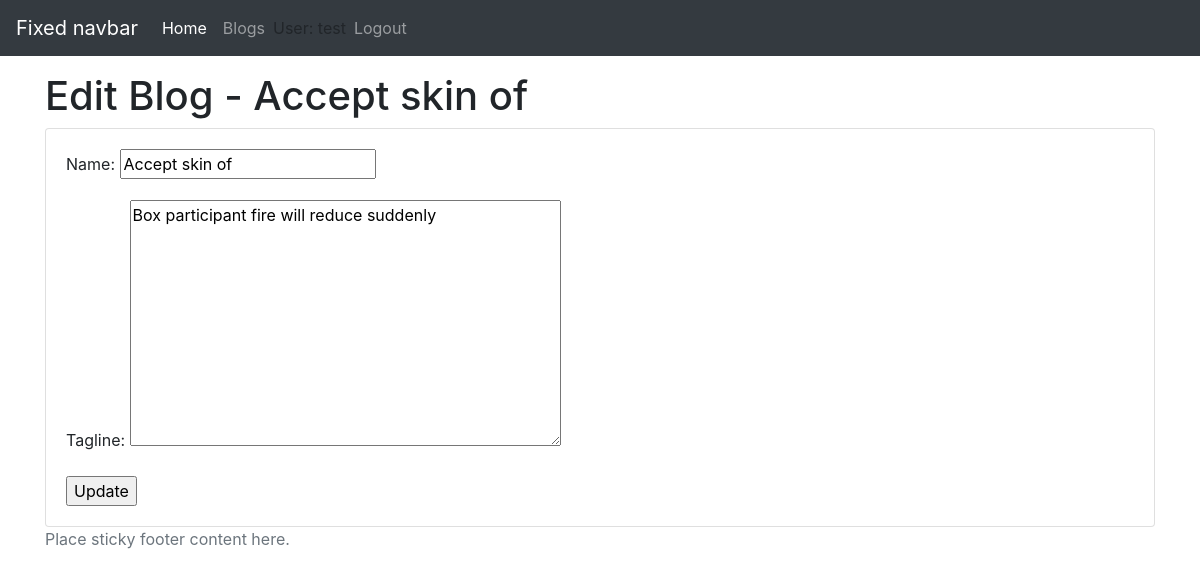
The page /blog/edit/40 (signed in) on the database its author committed.
### blog/models.py (models this page shows, shortened)
class Blog(models.Model):
    name = models.CharField(max_length=100)
    tagline = models.TextField()
    class Meta:
        ordering = ["name"]

### blog/views.py (the view)
# urls.py: path("edit/<int:pk>", BlogUpdateView.as_view(), name="blog_update"),
class BlogUpdateView(PermissionRequiredMixin, UpdateView):
    permission_required = ("blog.change_blog",)
    template_name = "blog/blog_update_details.html.j2"
    model = Blog
    fields = ["name", "tagline"]

### templates/blog/blog_update_details.html.j2 (shortened to what this page needs)
{% extends "base.html.j2" %}
{% block content %}
  <div class="row mt-5 pt-4">
    <div class="col-sm">
      <h1>Edit Blog - {{ blog.name }}</h1>
    </div>
  </div>
  <div class="row">
    <div class="col-sm">
      <div class="card">
        <div class="card-body">
          <form method="post">
            {{ form.as_p }}
            <input type="submit" value="Update">
          </form>
        </div>
      </div>
    </div>
  </div>
{% endblock %}

### templates/base.html.j2 (shortened to what this page needs)
<!doctype html>
<html lang="en">
  <head>
    <link rel="stylesheet" href="https://maxcdn.bootstrapcdn.com/bootstrap/4.0.0/css/bootstrap.min.css">
  </head>
  <body>
    <header>
      <nav class="navbar navbar-expand-md navbar-dark fixed-top bg-dark">
        <a class="navbar-brand" href="#">Fixed navbar</a>
        <div class="collapse navbar-collapse" id="navbarCollapse">
          <ul class="navbar-nav mr-auto">
            <li class="nav-item active">
              <a class="nav-link" href="/blog/">Home <span class="sr-only">(current)</span></a>
            </li>
            <li class="nav-item">
              <a class="nav-link" href="/blog/">Blogs</a>
            </li>
            {% if user.is_authenticated %}
            <li class="nav-text my-2">
              User: {{ user.get_username }}
            </li>
            <a class="nav-link" href="{% url 'logout'%}?next={{request.path}}">Logout</a>
            {% else %}
            <a class="nav-link" href="{% url 'login'%}?next={{request.path}}">Login</a>
            {% endif %}
        </div>
      </nav>
    </header>
    <main role="main" class="container">
        {% block content %}{% endblock %}
    </main>
    <footer class="footer">
      <div class="container">
        <span class="text-muted">Place sticky footer content here.</span>
      </div>
    </footer>
  </body>
</html>

### rows shown on the page
Blog: name "Accept skin of", tagline "Box participant fire will reduce suddenly"

### other values the page prints
{{ user.get_username }} "test"
